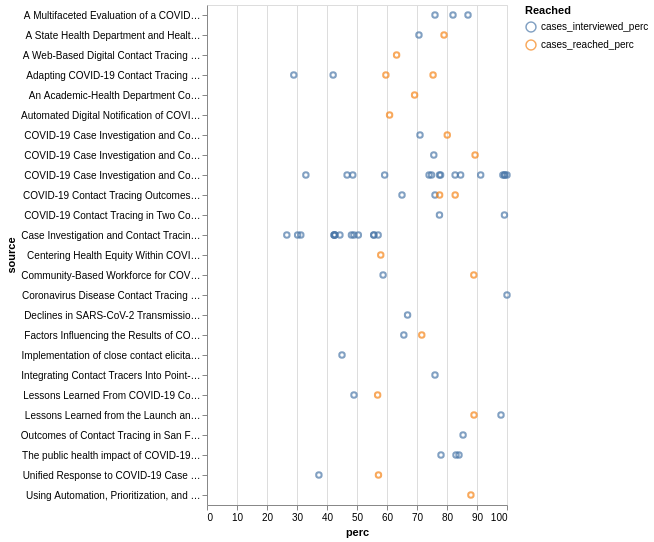

Notebook source saved alongside this figure:
### Code cell
long_df = df.melt(
    id_vars=['pm_start_date','source'],
    value_vars=['cases_interviewed_perc', 'cases_reached_perc'],
    var_name='Reached',
    value_name='perc'
)
alt.Chart(long_df).mark_point().encode(
    alt.X("perc:Q"),
    alt.Y("source:N"),
    alt.Color('Reached:N'),
)

### Figure 1 — Vega-Lite specification as saved in the notebook (floating-point values rounded to 4 significant figures; data arrays with more than 128 entries replaced by an {"elided": "..."} marker saying what was removed)
{"config": {"view": {"continuousWidth": 300, "continuousHeight": 300}}, "data": {"name": "data-29db0feb9cb3a901d95f1c8c1a6523f6"}, "mark": {"type": "point"}, "encoding": {"color": {"field": "Reached", "type": "nominal"}, "x": {"field": "perc", "type": "quantitative"}, "y": {"field": "source", "type": "nominal"}}, "$schema": "https://vega.github.io/schema/vega-lite/v5.20.1.json", "datasets": {"data-29db0feb9cb3a901d95f1c8c1a6523f6": {"elided": "528 records"}}}
